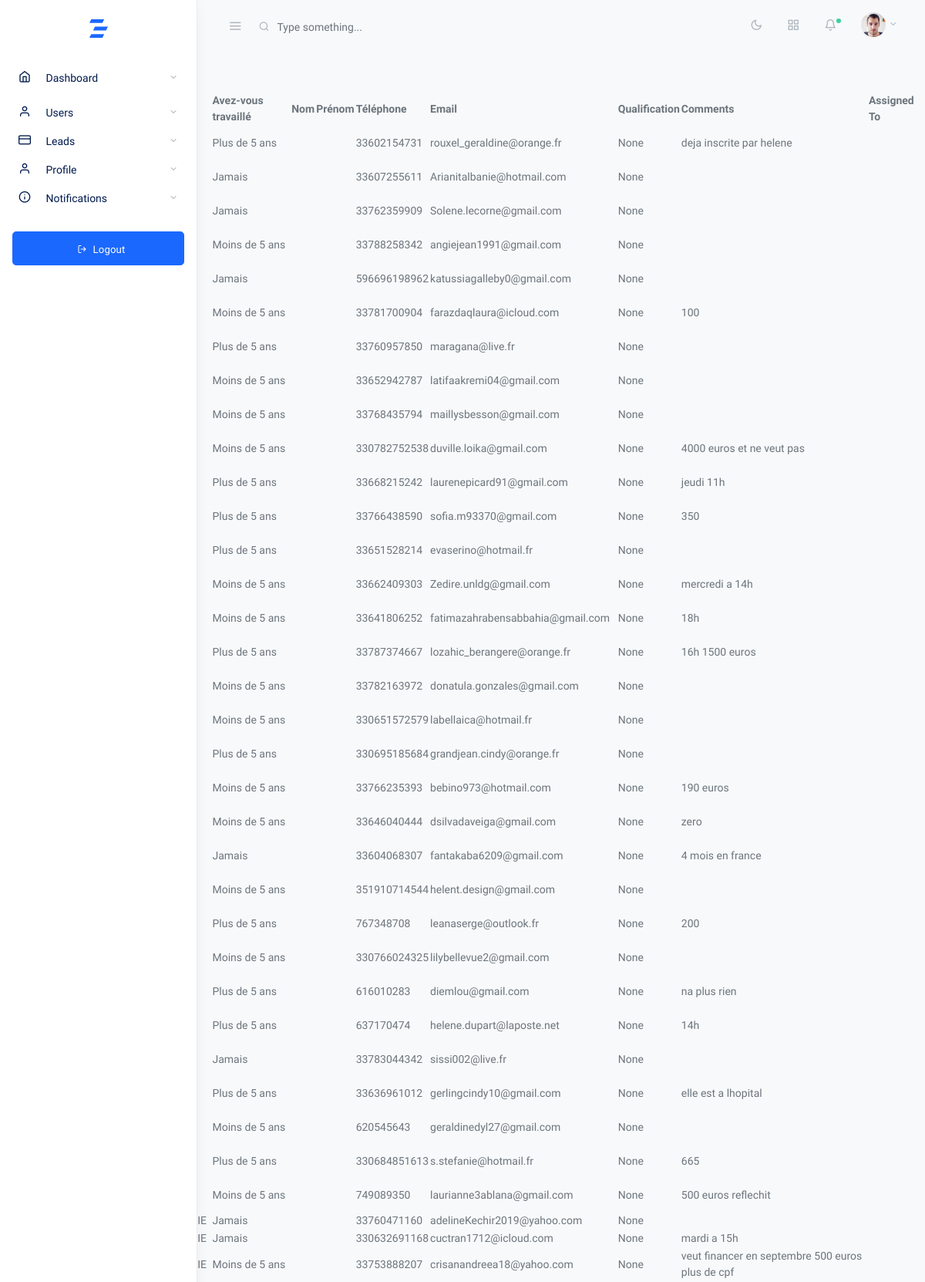
Screenshot of /lead/lead_list/ (upper part) with the database file from the repository.
### leads/models.py (models this page shows, shortened)
class Lead(models.Model):
    date_de_soumission = models.DateField(null=True, blank=True)
    nom_de_la_campagne = models.CharField(max_length=100, null=True, blank=True)
    avez_vous_travaille = models.CharField(max_length=100, null=True, blank=True)
    nom_prenom = models.CharField(max_length=100, null=True, blank=True)
    telephone = models.CharField(max_length=20, null=True, blank=True)
    email = models.EmailField(null=True, blank=True)
    QUALIFICATION_CHOICES = (
        ('nrp1', 'NRP1'),
        ('nrp2', 'NRP2'),
        ('nrp3', 'NRP3'),
        ('en_cours', 'En cours'),
        ('rappel', 'Rappel'),
        ('faux_numero', 'Faux numéro'),
        ('pas_de_budget', 'Pas de budget'),
        ('pas_interesse', 'Pas intéressé'),
        ('ne_pas_rappele', 'Ne pas rappeler'),
        ('signe_pole_emploi', 'Signé Pôle Emploi'),
        ('signe_cpf', 'Signé CPF'),
    )
    qualification = models.CharField(max_length=100, choices=QUALIFICATION_CHOICES, null=True, blank=True)
    comments = models.TextField(null=True, blank=True)
    assigned_to = models.ForeignKey(User, on_delete=models.SET_NULL, null=True, blank=True, related_name='assigned_tasks')
    last_modified_by = models.ForeignKey(User, on_delete=models.SET_NULL, null=True, blank=True)
    is_complete = models.BooleanField(default=False)
    is_active = models.BooleanField(default=True)
    custom_fields = models.JSONField(null=True, blank=True)
    current_transfer = models.ForeignKey(CustomUserTypes, on_delete=models.SET_NULL, null=True, blank=True, related_name='current_transferred_leads')
    transfer_to = models.ForeignKey(CustomUserTypes, on_delete=models.SET_NULL, null=True, blank=True, related_name='transferred_leads')
    is_transferred = models.BooleanField(default=False)
    assign_comment = models.JSONField(null=True, blank=True)
    history = models.ForeignKey(LeadHistory, on_delete=models.SET_NULL, null=True, blank=True, related_name='leads')
    appointment_date_time = models.DateTimeField(null=True, blank=True)
    reminder_timestamp = models.DateTimeField(null=True, blank=True)
    reminder_sent = models.BooleanField(default=False)
    price = models.DecimalField(max_digits=10, decimal_places=2, null=True, blank=True)
    read_mail = models.BooleanField(default=False)
    _original_state = {}
    def __init__(self, *args, **kwargs):
        super().__init__(*args, **kwargs)
        self._original_state = self.__dict__.copy()

### leads/views.py (the view)
# urls.py: path('lead_list/', views.lead_list, name='lead_list'),
def lead_list(request):
    leads = Lead.objects.all()
    return render(request, 'lead/lead_list.html', {'leads': leads})

### templates/lead/lead_list.html
{% extends 'base.html' %}
{% block content %}
  <h1>Lead List</h1>
  <table>
    <thead>
      <tr>
        <th>Date de Soumission</th>
        <th>Nom de la Campagne</th>
        <th>Avez-vous travaillé</th>
        <th>Nom</th>
        <th>Prénom</th>
        <th>Téléphone</th>
        <th>Email</th>
        <th>Qualification</th>
        <th>Comments</th>
        <th>Assigned To</th>
      </tr>
    </thead>
    <tbody>
      {% for lead in leads %}
        <tr>
          <td>{{ lead.date_de_soumission }}</td>
          <td>{{ lead.nom_de_la_campagne }}</td>
          <td>{{ lead.avez_vous_travaille }}</td>
          <td>{{ lead.nom }}</td>
          <td>{{ lead.prenom }}</td>
          <td>{{ lead.telephone }}</td>
          <td>{{ lead.email }}</td>
          <td>{{ lead.qualification }}</td>
          <td>{{ lead.comments }}</td>
          <td>{{ lead.assigned_to.username }}</td>
        </tr>
      {% endfor %}
    </tbody>
  </table>
{% endblock %}

### rows the page displays
Lead: avez_vous_travaille "Plus de 5 ans", telephone "33602154731", email "rouxel_geraldine@orange.fr", qualification "None", comments "deja inscrite par helene"
Lead: avez_vous_travaille "Jamais", telephone "33607255611", email "Arianitalbanie@hotmail.com", qualification "None"
Lead: avez_vous_travaille "Jamais", telephone "33762359909", email "Solene.lecorne@gmail.com", qualification "None"
Lead: avez_vous_travaille "Moins de 5 ans", telephone "33788258342", email "angiejean1991@gmail.com", qualification "None"
Lead: avez_vous_travaille "Jamais", telephone "596696198962", email "katussiagalleby0@gmail.com", qualification "None"
Lead: avez_vous_travaille "Moins de 5 ans", telephone "33781700904", email "farazdaqlaura@icloud.com", qualification "None", comments "100"
Lead: avez_vous_travaille "Plus de 5 ans", telephone "33760957850", email "maragana@live.fr", qualification "None"
Lead: avez_vous_travaille "Moins de 5 ans", telephone "33652942787", email "latifaakremi04@gmail.com", qualification "None"
Lead: avez_vous_travaille "Moins de 5 ans", telephone "33768435794", email "maillysbesson@gmail.com", qualification "None"
Lead: avez_vous_travaille "Moins de 5 ans", telephone "330782752538", email "duville.loika@gmail.com", qualification "None", comments "4000 euros et ne veut pas"
Lead: avez_vous_travaille "Plus de 5 ans", telephone "33668215242", email "laurenepicard91@gmail.com", qualification "None", comments "jeudi 11h"
Lead: avez_vous_travaille "Plus de 5 ans", telephone "33766438590", email "sofia.m93370@gmail.com", qualification "None", comments "350"
Lead: avez_vous_travaille "Plus de 5 ans", telephone "33651528214", email "evaserino@hotmail.fr", qualification "None"
Lead: avez_vous_travaille "Moins de 5 ans", telephone "33662409303", email "Zedire.unldg@gmail.com", qualification "None", comments "mercredi a 14h"
Lead: avez_vous_travaille "Moins de 5 ans", telephone "33641806252", email "fatimazahrabensabbahia@gmail.com", qualification "None", comments "18h"
Lead: avez_vous_travaille "Plus de 5 ans", telephone "33787374667", email "lozahic_berangere@orange.fr", qualification "None", comments "16h 1500 euros"
Lead: avez_vous_travaille "Moins de 5 ans", telephone "33782163972", email "donatula.gonzales@gmail.com", qualification "None"
Lead: avez_vous_travaille "Moins de 5 ans", telephone "330651572579", email "labellaica@hotmail.fr", qualification "None"
Lead: avez_vous_travaille "Plus de 5 ans", telephone "330695185684", email "grandjean.cindy@orange.fr", qualification "None"
Lead: avez_vous_travaille "Moins de 5 ans", telephone "33766235393", email "bebino973@hotmail.com", qualification "None", comments "190 euros"
Lead: avez_vous_travaille "Moins de 5 ans", telephone "33646040444", email "dsilvadaveiga@gmail.com", qualification "None", comments "zero"
Lead: avez_vous_travaille "Jamais", telephone "33604068307", email "fantakaba6209@gmail.com", qualification "None", comments "4 mois en france"
Lead: avez_vous_travaille "Moins de 5 ans", telephone "351910714544", email "helent.design@gmail.com", qualification "None"
Lead: avez_vous_travaille "Plus de 5 ans", telephone "767348708", email "leanaserge@outlook.fr", qualification "None", comments "200"
Lead: avez_vous_travaille "Moins de 5 ans", telephone "330766024325", email "lilybellevue2@gmail.com", qualification "None"
Lead: avez_vous_travaille "Plus de 5 ans", telephone "616010283", email "diemlou@gmail.com", qualification "None", comments "na plus rien"
Lead: avez_vous_travaille "Plus de 5 ans", telephone "637170474", email "helene.dupart@laposte.net", qualification "None", comments "14h"
Lead: avez_vous_travaille "Jamais", telephone "33783044342", email "sissi002@live.fr", qualification "None"
Lead: avez_vous_travaille "Plus de 5 ans", telephone "33636961012", email "gerlingcindy10@gmail.com", qualification "None", comments "elle est a lhopital"
Lead: avez_vous_travaille "Moins de 5 ans", telephone "620545643", email "geraldinedyl27@gmail.com", qualification "None"
Lead: avez_vous_travaille "Plus de 5 ans", telephone "330684851613", email "s.stefanie@hotmail.fr", qualification "None", comments "665"
Lead: avez_vous_travaille "Moins de 5 ans", telephone "749089350", email "laurianne3ablana@gmail.com", qualification "None", comments "500 euros reflechit"
Lead: avez_vous_travaille "Jamais", telephone "33760471160", email "adelineKechir2019@yahoo.com", qualification "None"
Lead: avez_vous_travaille "Jamais", telephone "330632691168", email "cuctran1712@icloud.com", qualification "None", comments "mardi a 15h"
Lead: avez_vous_travaille "Moins de 5 ans", telephone "33753888207", email "crisanandreea18@yahoo.com", qualification "None", comments "veut financer en septembre 500 euros plus de cpf"
